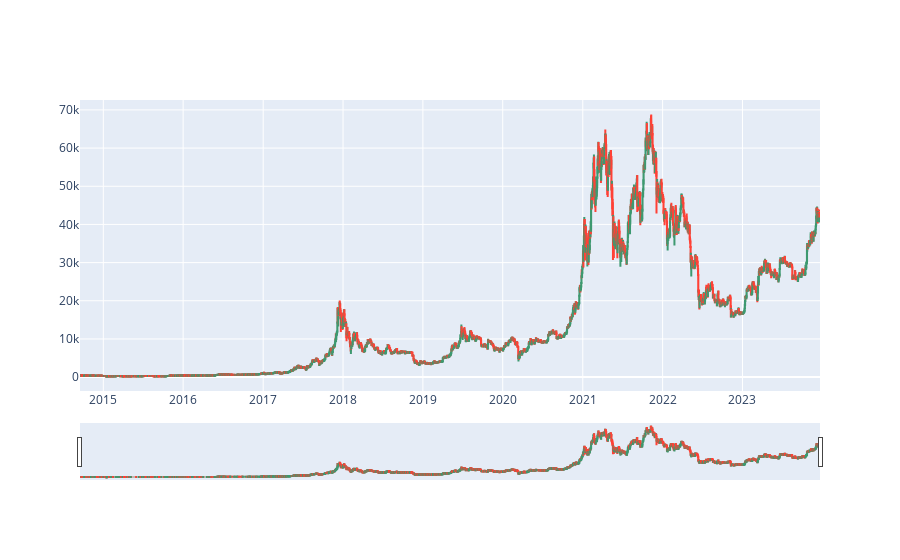

Notebook cell for this chart:
### Code cell
df = df_BTC

go.Figure(data=[go.Candlestick(
    x=df.index,
    open=df['Open'],
    high=df['High'],
    low=df['Low'],
    close=df['Close'])])

### Figure 1 — Plotly figure (JSON) as saved in the notebook; plotly's stock layout.template omitted (floating-point values rounded to 4 significant figures; data arrays with more than 128 entries replaced by an {"elided": "..."} marker saying what was removed)
{"data": [{"close": {"elided": "3382 float values"}, "high": {"elided": "3382 float values"}, "low": {"elided": "3382 float values"}, "open": {"elided": "3382 float values"}, "type": "candlestick", "x": {"elided": "3382 str values"}}], "layout": {}}
